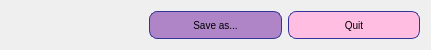
         <widget class="QWidget" name="layoutWidget_5">
          <property name="geometry">
           <rect>
            <x>10</x>
            <y>280</y>
            <width>431</width>
            <height>34</height>
           </rect>
          </property>
          <layout class="QHBoxLayout" name="horizontalLayout_2">
           <item>
            <widget class="QLabel" name="label_39">
             <property name="text">
              <string/>
             </property>
             <property name="openExternalLinks">
              <bool>true</bool>
             </property>
            </widget>
           </item>
           <item>
            <widget class="QPushButton" name="pButtonSave_2">
             <property name="styleSheet">
              <string notr="true">QPushButton {
color: black;
background-color: rgb(175, 133, 200);
border-width: 1px;
border-color: #339;
border-style: solid;
border-radius: 8;
padding: 3px;
font-size: 10px;
padding-left: 5px;
padding-right: 5px;
min-width: 100px;
max-width: 300px;
min-height: 20px;
max-height: 50px;
}
</string>
             </property>
             <property name="text">
              <string>Save as...</string>
             </property>
            </widget>
           </item>
           <item>
            <widget class="QPushButton" name="pButtonQuit_2">
             <property name="styleSheet">
              <string notr="true">QPushButton {
color: black;
background-color: rgb(255, 190, 225);
border-width: 1px;
border-color: #339;
border-style: solid;
border-radius: 8;
padding: 3px;
font-size: 10px;
padding-left: 5px;
padding-right: 5px;
min-width: 100px;
max-width: 300px;
min-height: 20px;
max-height: 50px;
}</string>
             </property>
             <property name="text">
              <string>Quit</string>
             </property>
            </widget>
           </item>
          </layout>
         </widget>
